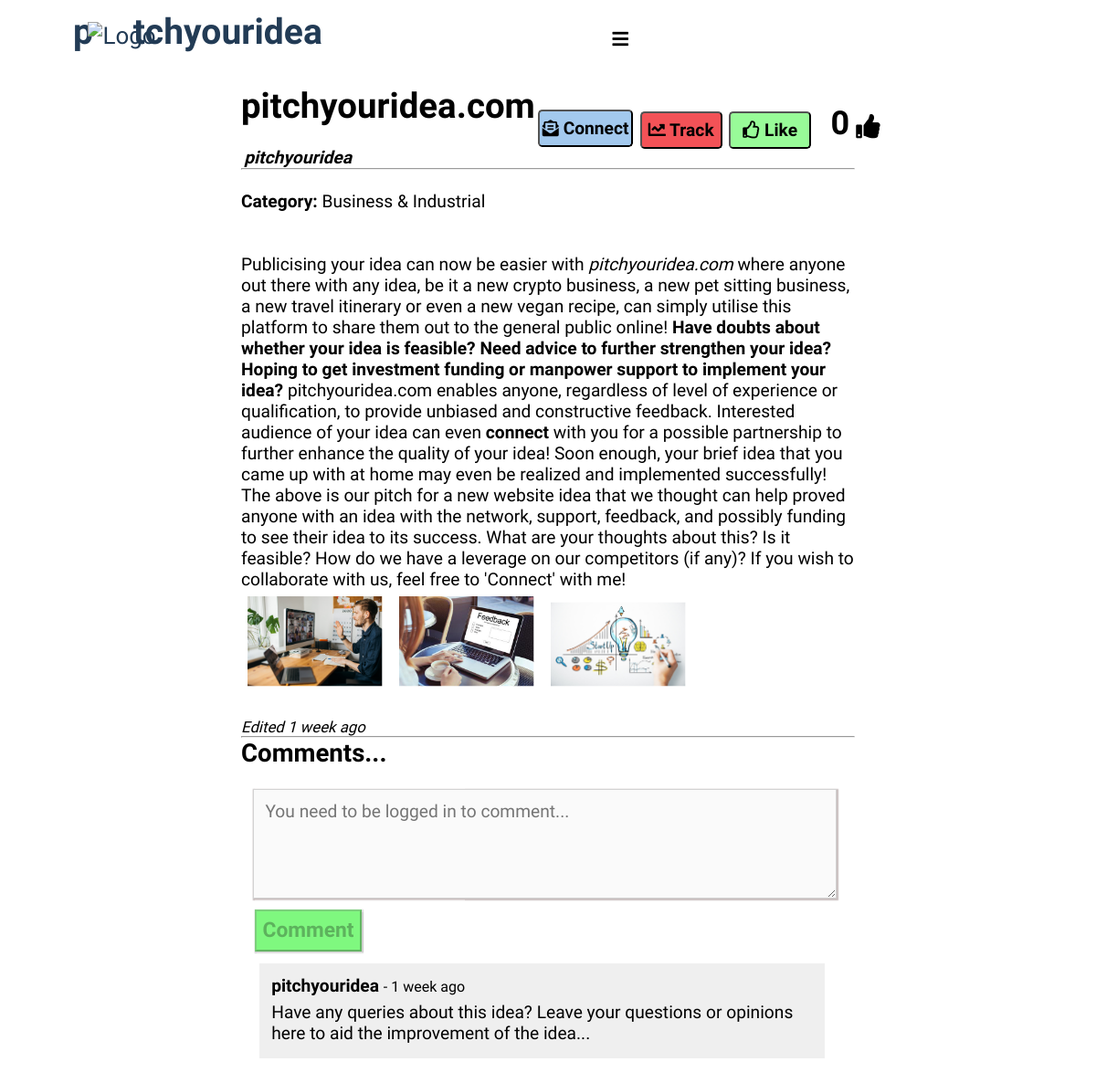
The page /idea/1 on the database its author committed.
### website/models.py (models this page shows, shortened)
class Post(models.Model):
    user = models.ForeignKey(User, on_delete=models.CASCADE, related_name="owner")
    title = models.CharField(max_length=64, default='Untitled')
    post = RichTextField(blank=True, null=True)
    image1 = models.ImageField(blank=True, null=True, upload_to="images/")
    image2 = models.ImageField(blank=True, null=True, upload_to="images/")
    image3 = models.ImageField(blank=True, null=True, upload_to="images/")
    image4 = models.ImageField(blank=True, null=True, upload_to="images/")
    image5 = models.ImageField(blank=True, null=True, upload_to="images/")
    category = models.CharField(choices=category_choices, max_length=64, default='Others')
    timestamp = models.DateTimeField(auto_now_add=True)
    editedtrue = models.CharField(max_length=64, default='')
    updated_timestamp = models.DateTimeField(auto_now=True)
    liked = models.ManyToManyField(User, related_name="liked_user")
    favourited = models.ManyToManyField(User, related_name="favourited_user")
    updates = models.IntegerField(default='0', null=True)

class User(AbstractUser):
    USERNAME_FIELD = 'email'
    email = models.EmailField(('email address'), unique=True)
    REQUIRED_FIELDS = ['username']

class Comment(models.Model):
    user = models.ForeignKey(User, on_delete=models.CASCADE, related_name="comment")
    post = models.ForeignKey(Post, on_delete=models.CASCADE, related_name="comments")
    content = models.TextField(blank=True)
    timestamp = models.DateTimeField(auto_now_add=True, null=True)

### website/views.py (the view)
# urls.py: path("idea/<int:post_id>", views.idea, name='idea'),
def idea(request, post_id):
    if request.method == "POST":
        postdetails = Post.objects.get(id=post_id)
        return render(request, 'website/delete.html', {
            "post": postdetails
        })
    post = Post.objects.get(id=post_id)
    subposts = Subpost.objects.filter(parentpost=post).order_by('-timestamp')
    comments = Comment.objects.filter(post=post).order_by('-timestamp')
    return render(request, 'website/idea.html', {
        "post": post,
        "comments": comments,
        "subposts": subposts,
    })

### website/templates/website/idea.html (shortened to what this page needs)
{% extends 'website/layout2.html' %}
{% load static %}
{% load mathfilters %}
{% load humanize %}
{% block body %}
    <div class="max-width2">
        <div class="specificidea">
            <div class="specificidea-heading">
                <div class="heading-left">
                    <h1>{{ post.title }}</h1>
                    <br>
                    <h4>{{ post.user.username }}</h5>
                </div>
                <div class="heading-right">
                    {% if user != post.user %}
                        <div class="heading-right-btn">
                            {% if user.is_authenticated %}
                                <button class="connect"><a href="{% url 'chatroom' post.id post.user.id request.user.id %}"><i class="fas fa-envelope-open-text"></i> Connect</a></button>
                                {% if user not in post.favourited.all %}
                                    <form action="{% url 'favourite' %}" method="POST" class="favourite-form" id='{{post.id}}'>
                                        {% csrf_token %}
                                        <input type="hidden" name="post_id" value={{post.id}}>
                                            <button type="submit" id="favourite-btn{{post.id}}" class="favourite" >
                                                <i class="fas fa-chart-line"></i> Track
                                            </button>
                                    </form>
                                {% endif %}
                                {% if user in post.favourited.all %}
                                    <form action="{% url 'favourite' %}" method="POST" class="favourite-form" id='{{post.id}}'>
                                        {% csrf_token %}
                                        <input type="hidden" name="post_id" value={{post.id}}>
                                            <button type="submit" id="favourite-btn{{post.id}}" class="favourited">
                                                <i class="fas fa-chart-line"></i> Tracked
                                            </button>
                                    </form>
                                {% endif %}
                                {% if user not in post.liked.all %}
                                    <form action="{% url 'like' %}" method="POST" class="like-form" id='{{post.id}}'>
                                        {% csrf_token %}
                                        <input type="hidden" name="post_id" value={{post.id}}>
                                            <button type="submit" id="like-btn{{post.id}}" class="approve" >
                                                <i class="far fa-thumbs-up"></i> Like
                                            </button>
                                    </form>
                                {% endif %}
                                {% if user in post.liked.all %}
                                    <form action="{% url 'like' %}" method="POST" class="like-form" id='{{post.id}}'>
                                        {% csrf_token %}
                                        <input type="hidden" name="post_id" value={{post.id}}>
                                            <button type="submit" id="like-btn{{post.id}}" class="approved">
                                                <i class="far fa-thumbs-up"></i> Liked
                                            </button>
                                    </form>
                                {% endif %}
                            {% else %}
                                <button class="connect"><a href="{% url 'login' %}?next={{request.path}}"><i class="fas fa-envelope-open-text"></i> Connect</a></button>
                                <button class="ideanotauthtrack"><a href="{% url 'login' %}?next={{request.path}}"><i class="fas fa-chart-line"></i> Track</a></button>
                                <button class="ideanotauthlike"><a href="{% url 'login' %}?next={{request.path}}"><i class="far fa-thumbs-up"></i> Like</a></button>
                            {% endif %}
                        </div>
                        <h5 class="like-count{{post.id}}" id="like-countnonowner">{{ post.liked.all.count }}</h5><i class="fa fa-thumbs-up" id="like-logononowner"></i>
                    {% endif %}
                </div>
            </div>
            <hr>
            <br>
            <h4 class="specificideacategory">Category: <span>{{ post.category }}</span></h4>
            <br>
            <br>
            <p>{{ post.post|safe }}</p>
            {% if post.image1 %}
                <img src="{{ post.image1.url }}" alt="" id="idea-image1" class="idea-image">
            {% endif %}
            {% if post.image2 %}
                <img src="{{ post.image2.url }}" alt="" id="idea-image2" class="idea-image">
            {% endif %}
            {% if post.image3 %}
                <img src="{{ post.image3.url }}" alt="" id="idea-image3" class="idea-image">
            {% endif %}
            <br>
            <br>
            <p class="specificideatimestamp">{{post.editedtrue}} {{ post.timestamp|naturaltime }}</p>
            <hr>
            <div class="comments">
                <h2>Comments...</h2>
                <br>
                {% if user.is_authenticated %}
                    <form action="{% url 'comment' %}" method="POST" class="comment-form" data-user="{{user.username}}">
                        {% csrf_token %}
                        <input type="hidden" name="post_id" value={{post.id}}>
                        <textarea type="text" placeholder="Provide Constructive Feedback..." name="comment" class="commentinput"></textarea></br>
                        <input type="submit" value="Comment" data-comment="{{post.id}}" class="commentsubmit">
                    </form>
                {% else %}
                    <form action="{% url 'login' %}">
                        <textarea type="text" placeholder="You need to be logged in to comment..." name="comment" class="commentinput" disabled></textarea></br>
                        <input type="submit" value="Comment" class="commentsubmitlogin" disabled>
                    </form>
                {% endif %}
                {% if not post.comments.all %}
                    <p>No Comments Yet</p>
                {% else %}
                    <div class="comment-list">
                        {% for comment in comments %}
                            <div class="individual-comment">
                                <h4>{{ comment.user.username }} <span>- {{ comment.timestamp|naturaltime }}</span></h4>
                                <p>{{ comment.content }}</p>
                            </div>
                            <br>
                        {% endfor %}
                    </div>
                {% endif %}
            </div>
            <br>
        </div>
    </div>
{% endblock %}

### website/templates/website/layout2.html (shortened to what this page needs)
{% load static %}
{% load humanize %}
<!DOCTYPE html>
<html>
    <head>
        <link rel="stylesheet" href="https://cdnjs.cloudflare.com/ajax/libs/font-awesome/4.7.0/css/font-awesome.min.css">
        <link rel="stylesheet" href="{% static 'website/homepage.css' %}?{% now "U" %}">
        <link rel="stylesheet" href="https://cdnjs.cloudflare.com/ajax/libs/font-awesome/4.7.0/css/font-awesome.min.css">
        <link rel="stylesheet" href="https://cdnjs.cloudflare.com/ajax/libs/font-awesome/5.15.2/css/all.min.css"/>
    </head>
    <body>
        <nav class="navbar-pages">
            <div class='max-width'>
                <div class='logo'><a href="{% url 'index' %}"><h1>p</h1><span><img src="{% static "website/images/image_processing20200424-23023-krhbwd.png" %}" alt="Logo" height="50px"/></span><h1 class="secondhalflogo">tchyouridea</h1></a></div>
                <div class="menu-bars">
                    <i class="fas fa-bars"></i>
                </div>
            </div>
        </nav>
        <div class="body">
            {% block body %}
            {% endblock %}
        </div>
    </body>
</html>

### rows shown on the page
Post: title "pitchyouridea.com", user.username "pitchyouridea", liked.all.count "0", category "Business & Industrial", post "Publicising your idea can now be easier with pitchyouridea.com where anyone out there with any idea, be it a new crypto business, a new pet sitting business, a new travel itinerary or even a new vegan recipe, can simply utilise this platform to share them out to the general public online! Have doubts about whether your idea is feasible? Need advice to further strengthen your idea? Hoping to get investment funding or manpower support to implement your idea? pitchyouridea.com enables anyone, regardless of level of experience or qualification, to provide unbiased and constructive feedback. Interested audience of your idea can even connect with you for a possible partnership to further enhance…", image1 (picture), image2 (picture), image3 (picture), editedtrue "Edited", timestamp "1 week ago"
Comment: user.username "pitchyouridea", timestamp "1 week ago", content "Have any queries about this idea? Leave your questions or opinions here to aid the improvement of the idea..."
